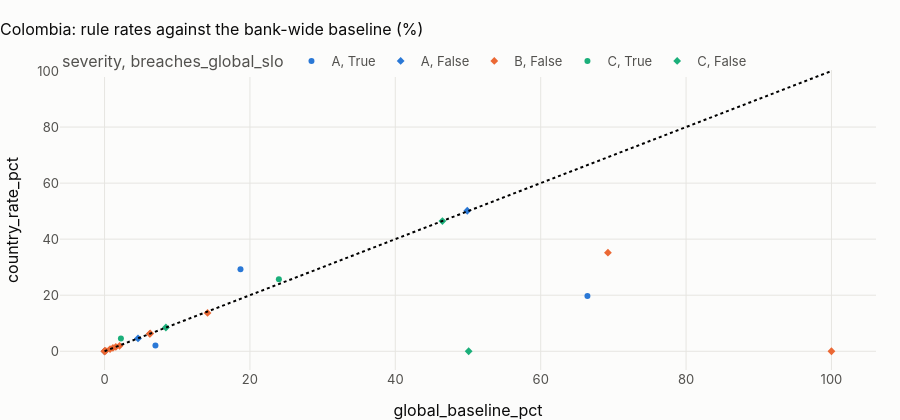

Notebook code cell kept with this figure:
### Markdown cell above
## 1 · Every row rule: the country's rate against the bank's

### Code cell
slo = country.country_rule_slo(pl)
slo.assign(country=COUNTRY, dataset=DATASET).to_csv(
    OUT / f"{PREFIX}_{COUNTRY.lower()}_rule_slo.csv", index=False
)
show(slo.round(3), paging=False)
fig = px.scatter(
    slo,
    x="global_baseline_pct",
    y="country_rate_pct",
    color="severity",
    hover_name="rule_id",
    symbol="breaches_global_slo",
    title=f"{CTRY.title}: rule rates against the bank-wide baseline (%)",
)
fig.add_shape(type="line", x0=0, y0=0, x1=100, y1=100, line=dict(dash="dot"))
fig.update_layout(height=420)
fig.show()
diff = slo[(slo.country_rate_pct - slo.global_baseline_pct).abs() >= 1].sort_values("rule_id")
display(
    Markdown(
        f"**{len(diff)} rules differ from the bank-wide baseline by a point or more in {CTRY.name}:** "
        + ", ".join(
            f"{r.rule_id} ({r.global_baseline_pct:.1f} → {r.country_rate_pct:.1f} %)"
            for r in diff.itertuples()
        )
        + "."
        if len(diff)
        else f"**No rule differs from the bank-wide baseline by a point or more in {CTRY.name}.**"
    )
)

### Figure 1 — Plotly figure (JSON) as saved in the notebook; plotly's stock layout.template omitted (floating-point values rounded to 4 significant figures)
{"data": [{"hovertemplate": "<b>%{hovertext}</b><br><br>severity=A<br>breaches_global_slo=True<br>global_baseline_pct=%{x}<br>country_rate_pct=%{y}<extra></extra>", "hovertext": ["R01", "R21", "R25", "R26"], "legendgroup": "A, True", "marker": {"color": "#2a78d6", "symbol": "circle"}, "mode": "markers", "name": "A, True", "orientation": "v", "showlegend": true, "type": "scatter", "x": [18.7, 50.06, 66.43, 7.0], "xaxis": "x", "y": [29.27, NaN, 19.69, 2.051], "yaxis": "y"}, {"hovertemplate": "<b>%{hovertext}</b><br><br>severity=A<br>breaches_global_slo=False<br>global_baseline_pct=%{x}<br>country_rate_pct=%{y}<extra></extra>", "hovertext": ["R02", "R03", "R04"], "legendgroup": "A, False", "marker": {"color": "#2a78d6", "symbol": "diamond"}, "mode": "markers", "name": "A, False", "orientation": "v", "showlegend": true, "type": "scatter", "x": [49.9, 4.6, 0.0], "xaxis": "x", "y": [50.13, 4.559, 0.0], "yaxis": "y"}, {"hovertemplate": "<b>%{hovertext}</b><br><br>severity=B<br>breaches_global_slo=False<br>global_baseline_pct=%{x}<br>country_rate_pct=%{y}<extra></extra>", "hovertext": ["R05", "R06", "R07", "R08", "R09", "R10", "R11", "R12", "R13", "R22", "R23", "R24"], "legendgroup": "B, False", "marker": {"color": "#eb6834", "symbol": "diamond"}, "mode": "markers", "name": "B, False", "orientation": "v", "showlegend": true, "type": "scatter", "x": [2.07, 6.21, 6.28, 0.0, 0.0, 0.15, 1.15, 1.55, 0.76, 14.17, 100.0, 69.25], "xaxis": "x", "y": [1.93, 6.205, 6.327, 0.0, 0.0, 0.147, 1.189, 1.541, 0.776, 13.68, 0.0, 35.17], "yaxis": "y"}, {"hovertemplate": "<b>%{hovertext}</b><br><br>severity=C<br>breaches_global_slo=True<br>global_baseline_pct=%{x}<br>country_rate_pct=%{y}<extra></extra>", "hovertext": ["R15", "R18", "R20", "R27"], "legendgroup": "C, True", "marker": {"color": "#1baf7a", "symbol": "circle"}, "mode": "markers", "name": "C, True", "orientation": "v", "showlegend": true, "type": "scatter", "x": [8.3, 2.25, 23.98, 100.0], "xaxis": "x", "y": [NaN, 4.528, 25.69, NaN], "yaxis": "y"}, {"hovertemplate": "<b>%{hovertext}</b><br><br>severity=C<br>breaches_global_slo=False<br>global_baseline_pct=%{x}<br>country_rate_pct=%{y}<extra></extra>", "hovertext": ["R16", "R17", "R19"], "legendgroup": "C, False", "marker": {"color": "#1baf7a", "symbol": "diamond"}, "mode": "markers", "name": "C, False", "orientation": "v", "showlegend": true, "type": "scatter", "x": [8.44, 50.09, 46.48], "xaxis": "x", "y": [8.466, 0.0, 46.46], "yaxis": "y"}], "layout": {"height": 420, "legend": {"title": {"text": "severity, breaches_global_slo"}, "tracegroupgap": 0}, "shapes": [{"line": {"dash": "dot"}, "type": "line", "x0": 0, "x1": 100, "y0": 0, "y1": 100}], "title": {"text": "Colombia: rule rates against the bank-wide baseline (%)"}, "xaxis": {"anchor": "y", "domain": [0.0, 1.0], "title": {"text": "global_baseline_pct"}}, "yaxis": {"anchor": "x", "domain": [0.0, 1.0], "title": {"text": "country_rate_pct"}}}}
